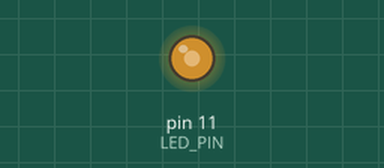
Bench run of a sketch on a simulated Arduino Uno, built with avr-gcc and run on an emulated ATmega328P. Shown: output pins drawn as LEDs (lit = HIGH).

Above: at 39.95 s.
Timing chart, 0 to 40.0 s (numbered marks = the images above):
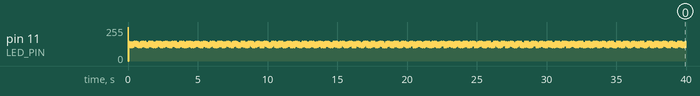

The sketch:

Placa_cu_leduri_sclipesc.ino
```cpp
// AICI DEFINIM LOCUL UNDE CONECTAM PINII - la pinul 11 - ANALOG
#define LED_PIN 11

void setup() {
  // Serial.begin(9600):
  pinMode(LED_PIN, OUTPUT);
}

void loop() {
  for(int i = 0; i <= 255; i++ )
    analogWrite(LED_PIN, i);
    delay(10);

  for(int i = 255; i >= 0; i-- )
    analogWrite(LED_PIN, i);
    delay(10);

}
```
